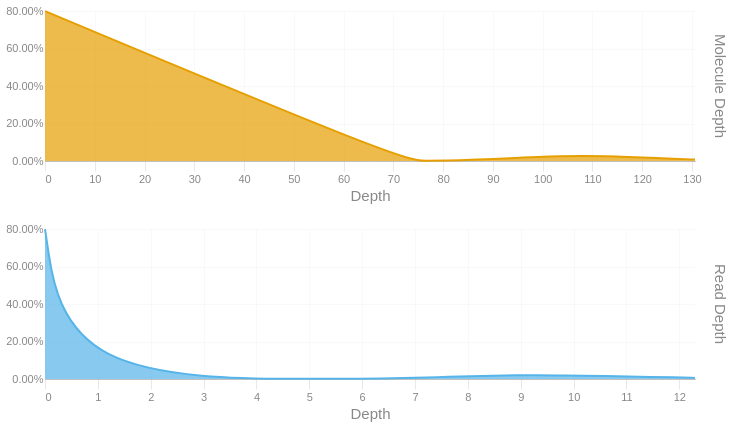

The notebook cell this image was saved under:
### Code cell
readdep = depth_hist(tb['Read Depth'], q99, 3)
readdep = readdep.with_columns(pl.lit('Read Depth').alias('Metric'))
if not SKIPLR:
    moldep = depth_hist(tb['Molecule Depth'], mol_q99, 1)
    moldep = moldep.with_columns(pl.lit('Molecule Depth').alias('Metric'))
    _hist = pl.concat([readdep, moldep])
    _hist = _hist.filter(pl.col('Proportion') != 0)
    with SafeRender(_hist):
        (
            alt.Chart(_hist)        
            .mark_area(interpolate = "basis")
            .encode(
                x=alt.X('Bin:Q').scale(domainMin=0).axis(alt.Axis(title='Depth')),
                y = alt.Y('Proportion:Q', title = None).axis(format = '.2%'),
                color = alt.Color('Metric:N').legend(None),
                row = alt.Row("Metric:N").header(title = None, labelOrient = 'right'),
                tooltip = [
                    alt.Tooltip("Metric:N", title = "Metric"),
                    alt.Tooltip('Interval:N', title = "Depth Interval"),
                    alt.Tooltip('Proportion:Q', title = "% Alignments").format('.2%')
                ]
            )
            .resolve_scale(x='independent', y='independent')
            .properties(
                height = 150, width = 650,
                usermeta={'embedOptions': {'downloadFileName': f'{samplename}.depth.hist'}}
            )
        ).display()
else:
    readdep = readdep.filter(pl.col('Proportion') != 0)
    with SafeRender(readdep):
        (
            alt.Chart(readdep)        
            .mark_area(interpolate = "basis")
            .encode(
                x=alt.X('Bin:Q').scale(domainMin=0).axis(alt.Axis(title='Depth')),
                y = alt.Y('Proportion:Q', title = None).axis(format = '.2%'),
                tooltip = [
                    alt.Tooltip('Interval:N', title = "Depth Interval"),
                    alt.Tooltip('Proportion:Q', title = "% Alignments").format('.2%')
                ]
            )
            .properties(
                usermeta={'embedOptions': {'downloadFileName': f'{samplename}.depth.hist'}}
            )
        ).display()

### Figure 1 — Vega-Lite specification as saved in the notebook (floating-point values rounded to 4 significant figures)
{"width": 650, "height": 150, "config": {"title": {"anchor": "start", "dy": -15, "fontSize": 18, "color": "#888888", "subtitleColor": "#888888", "subtitleFontSize": 14}, "arc": {"fill": "#0072B2"}, "axis": {"domainColor": "#888888", "domainWidth": 0.5, "gridWidth": 0.2, "grid": false, "titleFontWeight": 400, "titleFontSize": 15, "labelFontSize": 11, "labelColor": "#888888", "tickColor": "#888888", "tickWidth": 0.2, "titleColor": "#888888"}, "axisBand": {"grid": false}, "axisX": {"grid": true, "tickSize": 10, "domainCap": "round"}, "axisY": {"domain": false, "grid": true, "tickSize": 0, "domainCap": "round"}, "background": "transparent", "header": {"labelFontSize": 15, "labelColor": "#888888", "titleFontSize": 15, "titleFontWeight": 600, "titleColor": "#888888"}, "legend": {"labelFont": "sans-serif", "labelFontSize": 12, "labelColor": "#888888", "symbolSize": 100, "symbolType": "circle", "titleFontSize": 12, "titlePadding": 10, "titleColor": "#888888", "title": null}, "range": {"category": ["#E69F00", "#56B4E9", "#009E73", "#F0E442", "#0072B2", "#D55E00", "#CC79A7", "#000000"], "diverging": ["#cfe8f3", "#a2d4ec", "#73bfe2", "#46abdb", "#1696d2", "#12719e"]}, "area": {"fill": "#0072B2", "fillOpacity": 0.7, "line": true, "strokeOpacity": 0.7}, "line": {"color": "#0072B2", "stroke": "#0072B2", "strokeWidth": 2}, "trail": {"color": "#0072B2", "stroke": "#0072B2", "strokeWidth": 0, "size": 1}, "point": {"filled": true, "fillOpacity": 1.0, "size": 95}, "text": {"color": "#888888", "fontSize": 11, "align": "right", "fontWeight": 400, "size": 11}, "bar": {"fill": "#0072B2", "stroke": null}, "view": {"stroke": null, "continuousWidth": 660, "continuousHeight": 400}}, "data": {"name": "data-552d832dab9d3d4e893ea8efd2bc81c9"}, "mark": {"type": "area", "interpolate": "basis"}, "encoding": {"color": {"field": "Metric", "legend": null, "type": "nominal"}, "row": {"field": "Metric", "header": {"title": null, "labelOrient": "right"}, "type": "nominal"}, "tooltip": [{"field": "Metric", "title": "Metric", "type": "nominal"}, {"field": "Interval", "title": "Depth Interval", "type": "nominal"}, {"field": "Proportion", "format": ".2%", "title": "% Alignments", "type": "quantitative"}], "x": {"axis": {"title": "Depth"}, "field": "Bin", "scale": {"domainMin": 0}, "type": "quantitative"}, "y": {"axis": {"format": ".2%"}, "field": "Proportion", "title": null, "type": "quantitative"}}, "resolve": {"scale": {"x": "independent", "y": "independent"}}, "usermeta": {"embedOptions": {"downloadFileName": "260427_15_50b_M2_10488528_23Y7JGLT4_L4.depth.hist"}}, "$schema": "https://vega.github.io/schema/vega-lite/v6.4.1.json", "datasets": {"data-552d832dab9d3d4e893ea8efd2bc81c9": [{"Bin": 0.0, "Interval": "0.0-0.424", "Proportion": 0.799, "Metric": "Read Depth"}, {"Bin": 0.424, "Interval": "0.424-0.848", "Proportion": 0.001, "Metric": "Read Depth"}, {"Bin": 5.512, "Interval": "5.512-5.936", "Proportion": 0.001, "Metric": "Read Depth"}, {"Bin": 5.936, "Interval": "5.936-6.36", "Proportion": 0.001, "Metric": "Read Depth"}, {"Bin": 6.36, "Interval": "6.36-6.784", "Proportion": 0.003, "Metric": "Read Depth"}, {"Bin": 6.784, "Interval": "6.784-7.208", "Proportion": 0.005, "Metric": "Read Depth"}, {"Bin": 7.208, "Interval": "7.208-7.632", "Proportion": 0.008, "Metric": "Read Depth"}, {"Bin": 7.632, "Interval": "7.632-8.056", "Proportion": 0.012, "Metric": "Read Depth"}, {"Bin": 8.056, "Interval": "8.056-8.48", "Proportion": 0.015, "Metric": "Read Depth"}, {"Bin": 8.48, "Interval": "8.48-8.904", "Proportion": 0.018, "Metric": "Read Depth"}, {"Bin": 8.904, "Interval": "8.904-9.328", "Proportion": 0.02, "Metric": "Read Depth"}, {"Bin": 9.328, "Interval": "9.328-9.752", "Proportion": 0.02, "Metric": "Read Depth"}, {"Bin": 9.752, "Interval": "9.752-10.176", "Proportion": 0.019, "Metric": "Read Depth"}, {"Bin": 10.18, "Interval": "10.176-10.6", "Proportion": 0.018, "Metric": "Read Depth"}, {"Bin": 10.6, "Interval": "10.6-11.024", "Proportion": 0.016, "Metric": "Read Depth"}, {"Bin": 11.02, "Interval": "11.024-11.448", "Proportion": 0.013, "Metric": "Read Depth"}, {"Bin": 11.45, "Interval": "11.448-11.872", "Proportion": 0.011, "Metric": "Read Depth"}, {"Bin": 11.87, "Interval": "11.872-12.296", "Proportion": 0.009, "Metric": "Read Depth"}, {"Bin": 12.3, "Interval": "12.296-12.72", "Proportion": 0.006, "Metric": "Read Depth"}, {"Bin": 0.0, "Interval": "0.0-4.5", "Proportion": 0.799, "Metric": "Molecule Depth"}, {"Bin": 72.0, "Interval": "72.0-76.5", "Proportion": 0.001, "Metric": "Molecule Depth"}, {"Bin": 76.5, "Interval": "76.5-81.0", "Proportion": 0.001, "Metric": "Molecule Depth"}, {"Bin": 81.0, "Interval": "81.0-85.6", "Proportion": 0.003, "Metric": "Molecule Depth"}, {"Bin": 85.6, "Interval": "85.6-90.1", "Proportion": 0.006, "Metric": "Molecule Depth"}, {"Bin": 90.1, "Interval": "90.1-94.6", "Proportion": 0.011, "Metric": "Molecule Depth"}, {"Bin": 94.6, "Interval": "94.6-99.1", "Proportion": 0.016, "Metric": "Molecule Depth"}, {"Bin": 99.1, "Interval": "99.1-103.6", "Proportion": 0.022, "Metric": "Molecule Depth"}, {"Bin": 103.6, "Interval": "103.6-108.1", "Proportion": 0.026, "Metric": "Molecule Depth"}, {"Bin": 108.1, "Interval": "108.1-112.6", "Proportion": 0.027, "Metric": "Molecule Depth"}, {"Bin": 112.6, "Interval": "112.6-117.1", "Proportion": 0.026, "Metric": "Molecule Depth"}, {"Bin": 117.1, "Interval": "117.1-121.6", "Proportion": 0.022, "Metric": "Molecule Depth"}, {"Bin": 121.6, "Interval": "121.6-126.1", "Proportion": 0.017, "Metric": "Molecule Depth"}, {"Bin": 126.1, "Interval": "126.1-130.6", "Proportion": 0.012, "Metric": "Molecule Depth"}, {"Bin": 130.6, "Interval": "130.6-135.08", "Proportion": 0.008, "Metric": "Molecule Depth"}]}}
